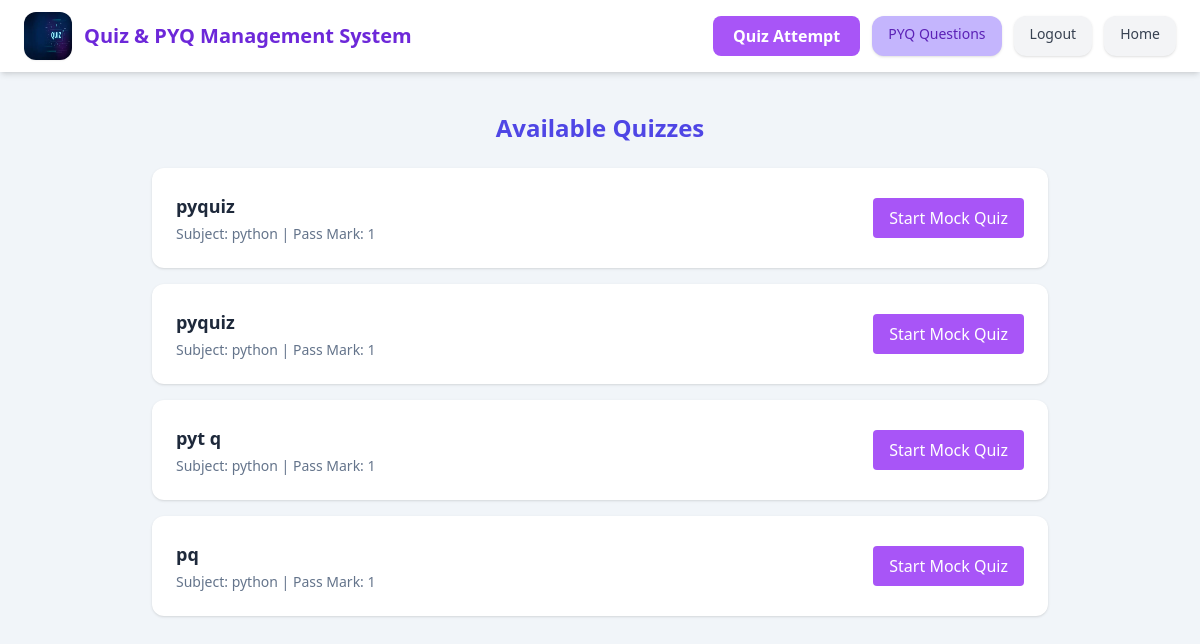
The page /student/quizzes/ on the database its author committed.
### Common/models.py (models this page shows, shortened)
class Quiz(models.Model):
    faculty = models.ForeignKey(
        FacultyRegistration,
        on_delete=models.CASCADE,
        related_name="quizzes"
    )
    subject = models.ForeignKey(
        Subject,
        on_delete=models.PROTECT
    )
    semester = models.CharField(max_length=30)
    quiz_name = models.CharField(max_length=40)
    pass_mark = models.IntegerField()

class Subject(models.Model):
    course = models.ForeignKey(
        Course,
        on_delete=models.CASCADE,
        related_name="SUBJECTS"
    )
    subject_name = models.CharField(max_length=50)
    class Meta:
        constraints = [
            models.UniqueConstraint(
                fields=['course', 'subject_name'],
                name='unique_subject_per_course'
            )
        ]
    def __str__(self):
        return self.subject_name

### Student/views.py (the view)
# urls.py: path('quizzes/', views.student_quiz_list, name='quiz_attempt'),
def student_quiz_list(request):
    quizzes = Quiz.objects.all()
    return render(request, 'student/quiz_list.html', {'quizzes': quizzes})

### Student/Templates/student/quiz_list.html (shortened to what this page needs)
<!DOCTYPE html>
<html lang="en">
<head>
    <script src="https://cdn.tailwindcss.com"></script>
</head>
<body class="bg-slate-100 min-h-screen">
{% include 'sheader.html' %}
<div class="max-w-4xl mx-auto mt-10 mb-16">
    <h2 class="text-2xl font-semibold text-center text-indigo-600 mb-6">
        Available Quizzes
    </h2>
    {% if quizzes %}
        {% for quiz in quizzes %}
        <div class="bg-white shadow rounded-xl p-6 mb-4 flex justify-between items-center">
            <div>
                <h3 class="text-lg font-semibold text-slate-800">
                    {{ quiz.quiz_name }}
                </h3>
                <p class="text-sm text-slate-500 mt-1">
                    Subject: {{ quiz.subject }} |
                    Pass Mark: {{ quiz.pass_mark }}
                </p>
            </div>
            <a href="{% url 'student_quiz_attempt' quiz.id %}?mock=1"
            class="bg-purple-500 hover:bg-purple-600 text-white px-4 py-2 rounded">
            Start Mock Quiz
            </a>
        </div>
        {% endfor %}
    {% else %}
        <p class="text-center text-slate-500">
            No quizzes available.
        </p>
    {% endif %}
</div>
</body>
</html>

### rows shown on the page
Quiz: quiz_name "pyquiz", subject "python", pass_mark "1"
Quiz: quiz_name "pyquiz", subject "python", pass_mark "1"
Quiz: quiz_name "pyt q", subject "python", pass_mark "1"
Quiz: quiz_name "pq", subject "python", pass_mark "1"
